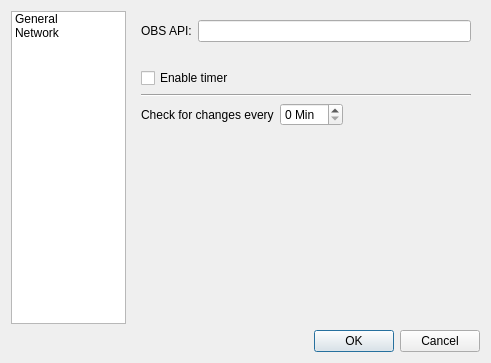
<?xml version="1.0" encoding="UTF-8"?>
<ui version="4.0">
 <class>Configure</class>
 <widget class="QDialog" name="Configure">
  <property name="windowModality">
   <enum>Qt::ApplicationModal</enum>
  </property>
  <property name="geometry">
   <rect>
    <x>0</x>
    <y>0</y>
    <width>491</width>
    <height>363</height>
   </rect>
  </property>
  <property name="windowTitle">
   <string>Configure Qactus</string>
  </property>
  <layout class="QGridLayout" name="gridLayout_3">
   <item row="2" column="1">
    <widget class="QDialogButtonBox" name="buttonBox">
     <property name="orientation">
      <enum>Qt::Horizontal</enum>
     </property>
     <property name="standardButtons">
      <set>QDialogButtonBox::Cancel|QDialogButtonBox::Ok</set>
     </property>
    </widget>
   </item>
   <item row="1" column="1">
    <widget class="QStackedWidget" name="stackedWidget">
     <property name="sizePolicy">
      <sizepolicy hsizetype="Expanding" vsizetype="Expanding">
       <horstretch>0</horstretch>
       <verstretch>0</verstretch>
      </sizepolicy>
     </property>
     <widget class="QWidget" name="generalPage">
      <layout class="QGridLayout" name="gridLayout_2">
       <item row="0" column="2">
        <layout class="QFormLayout" name="formLayoutApiUrl">
         <property name="verticalSpacing">
          <number>6</number>
         </property>
         <item row="0" column="0">
          <widget class="QLabel" name="labelApiUrl">
           <property name="sizePolicy">
            <sizepolicy hsizetype="Fixed" vsizetype="Minimum">
             <horstretch>0</horstretch>
             <verstretch>0</verstretch>
            </sizepolicy>
           </property>
           <property name="text">
            <string>OBS API:</string>
           </property>
          </widget>
         </item>
         <item row="0" column="1">
          <widget class="QLineEdit" name="lineEditApiUrl">
           <property name="sizePolicy">
            <sizepolicy hsizetype="Expanding" vsizetype="Fixed">
             <horstretch>0</horstretch>
             <verstretch>0</verstretch>
            </sizepolicy>
           </property>
          </widget>
         </item>
        </layout>
       </item>
       <item row="3" column="2">
        <layout class="QFormLayout" name="formLayoutTimer">
         <item row="0" column="1">
          <widget class="QSpinBox" name="spinBoxTimer">
           <property name="sizePolicy">
            <sizepolicy hsizetype="Fixed" vsizetype="Fixed">
             <horstretch>0</horstretch>
             <verstretch>0</verstretch>
            </sizepolicy>
           </property>
           <property name="suffix">
            <string> Min</string>
           </property>
          </widget>
         </item>
         <item row="0" column="0">
          <widget class="QLabel" name="labelCheckChanges">
           <property name="sizePolicy">
            <sizepolicy hsizetype="Preferred" vsizetype="Preferred">
             <horstretch>0</horstretch>
             <verstretch>0</verstretch>
            </sizepolicy>
           </property>
           <property name="text">
            <string>Check for changes every</string>
           </property>
          </widget>
         </item>
        </layout>
       </item>
       <item row="4" column="2">
        <spacer name="verticalSpacerTimer">
         <property name="orientation">
          <enum>Qt::Vertical</enum>
         </property>
         <property name="sizeHint" stdset="0">
          <size>
           <width>20</width>
           <height>40</height>
          </size>
         </property>
        </spacer>
       </item>
       <item row="2" column="2">
        <layout class="QVBoxLayout" name="verticalLayoutGeneral">
         <item>
          <widget class="QCheckBox" name="checkBoxTimer">
           <property name="text">
            <string>Enable timer</string>
           </property>
          </widget>
         </item>
         <item>
          <widget class="Line" name="lineTimer">
           <property name="sizePolicy">
            <sizepolicy hsizetype="Minimum" vsizetype="Fixed">
             <horstretch>0</horstretch>
             <verstretch>0</verstretch>
            </sizepolicy>
           </property>
           <property name="orientation">
            <enum>Qt::Horizontal</enum>
           </property>
          </widget>
         </item>
        </layout>
       </item>
       <item row="1" column="2">
        <spacer name="verticalSpacerApi">
         <property name="orientation">
          <enum>Qt::Vertical</enum>
         </property>
         <property name="sizeType">
          <enum>QSizePolicy::Fixed</enum>
         </property>
         <property name="sizeHint" stdset="0">
          <size>
           <width>20</width>
           <height>20</height>
          </size>
         </property>
        </spacer>
       </item>
      </layout>
     </widget>
     <widget class="QWidget" name="networkPage">
      <property name="sizePolicy">
       <sizepolicy hsizetype="Preferred" vsizetype="Preferred">
        <horstretch>0</horstretch>
        <verstretch>0</verstretch>
       </sizepolicy>
      </property>
      <layout class="QGridLayout" name="gridLayout">
       <item row="0" column="0">
        <layout class="QVBoxLayout" name="verticalLayoutNetwork">
         <item>
          <widget class="QCheckBox" name="checkBoxProxy">
           <property name="sizePolicy">
            <sizepolicy hsizetype="Minimum" vsizetype="Fixed">
             <horstretch>0</horstretch>
             <verstretch>0</verstretch>
            </sizepolicy>
           </property>
           <property name="text">
            <string>Enable proxy</string>
           </property>
          </widget>
         </item>
        </layout>
       </item>
       <item row="2" column="0">
        <layout class="QFormLayout" name="formLayoutProxy">
         <item row="0" column="0">
          <widget class="QLabel" name="labelProxyType">
           <property name="text">
            <string>Type:</string>
           </property>
          </widget>
         </item>
         <item row="0" column="1">
          <widget class="QComboBox" name="comboBoxProxyType">
           <property name="enabled">
            <bool>false</bool>
           </property>
          </widget>
         </item>
         <item row="1" column="0">
          <widget class="QLabel" name="labelProxyServer">
           <property name="text">
            <string>Server:</string>
           </property>
          </widget>
         </item>
         <item row="1" column="1">
          <widget class="QLineEdit" name="lineEditProxyServer">
           <property name="enabled">
            <bool>false</bool>
           </property>
          </widget>
         </item>
         <item row="2" column="0">
          <widget class="QLabel" name="labelProxyPort">
           <property name="text">
            <string>Port:</string>
           </property>
          </widget>
         </item>
         <item row="2" column="1">
          <widget class="QSpinBox" name="spinBoxProxyPort">
           <property name="enabled">
            <bool>false</bool>
           </property>
           <property name="maximum">
            <number>9999</number>
           </property>
           <property name="value">
            <number>8080</number>
           </property>
          </widget>
         </item>
         <item row="3" column="0">
          <widget class="QLabel" name="labelProxyUsername">
           <property name="text">
            <string>Username:</string>
           </property>
          </widget>
         </item>
         <item row="3" column="1">
          <widget class="QLineEdit" name="lineEditProxyUsername">
           <property name="enabled">
            <bool>false</bool>
           </property>
          </widget>
         </item>
         <item row="4" column="0">
          <widget class="QLabel" name="labelProxyPassword">
           <property name="text">
            <string>Password:</string>
           </property>
          </widget>
         </item>
         <item row="4" column="1">
          <widget class="QLineEdit" name="lineEditProxyPassword">
           <property name="enabled">
            <bool>false</bool>
           </property>
           <property name="echoMode">
            <enum>QLineEdit::Password</enum>
           </property>
          </widget>
         </item>
        </layout>
       </item>
       <item row="1" column="0">
        <spacer name="verticalSpacerNetwork">
         <property name="orientation">
          <enum>Qt::Vertical</enum>
         </property>
         <property name="sizeType">
          <enum>QSizePolicy::Fixed</enum>
         </property>
         <property name="sizeHint" stdset="0">
          <size>
           <width>20</width>
           <height>20</height>
          </size>
         </property>
        </spacer>
       </item>
       <item row="3" column="0">
        <spacer name="verticalSpacer">
         <property name="orientation">
          <enum>Qt::Vertical</enum>
         </property>
         <property name="sizeHint" stdset="0">
          <size>
           <width>20</width>
           <height>60</height>
          </size>
         </property>
        </spacer>
       </item>
      </layout>
     </widget>
    </widget>
   </item>
   <item row="1" column="0">
    <widget class="QListWidget" name="listWidget">
     <property name="sizePolicy">
      <sizepolicy hsizetype="Preferred" vsizetype="Preferred">
       <horstretch>0</horstretch>
       <verstretch>0</verstretch>
      </sizepolicy>
     </property>
     <property name="minimumSize">
      <size>
       <width>115</width>
       <height>0</height>
      </size>
     </property>
     <property name="maximumSize">
      <size>
       <width>115</width>
       <height>16777215</height>
      </size>
     </property>
     <item>
      <property name="text">
       <string>General</string>
      </property>
      <property name="icon">
       <iconset>
        <normalon>:/icons/32x32/configure.png</normalon>
       </iconset>
      </property>
     </item>
     <item>
      <property name="text">
       <string>Network</string>
      </property>
      <property name="icon">
       <iconset>
        <normalon>:/icons/32x32/preferences-system-network.png</normalon>
       </iconset>
      </property>
     </item>
    </widget>
   </item>
  </layout>
 </widget>
 <resources/>
 <connections>
  <connection>
   <sender>buttonBox</sender>
   <signal>accepted()</signal>
   <receiver>Configure</receiver>
   <slot>accept()</slot>
   <hints>
    <hint type="sourcelabel">
     <x>248</x>
     <y>254</y>
    </hint>
    <hint type="destinationlabel">
     <x>157</x>
     <y>274</y>
    </hint>
   </hints>
  </connection>
  <connection>
   <sender>buttonBox</sender>
   <signal>rejected()</signal>
   <receiver>Configure</receiver>
   <slot>reject()</slot>
   <hints>
    <hint type="sourcelabel">
     <x>316</x>
     <y>260</y>
    </hint>
    <hint type="destinationlabel">
     <x>286</x>
     <y>274</y>
    </hint>
   </hints>
  </connection>
 </connections>
</ui>
